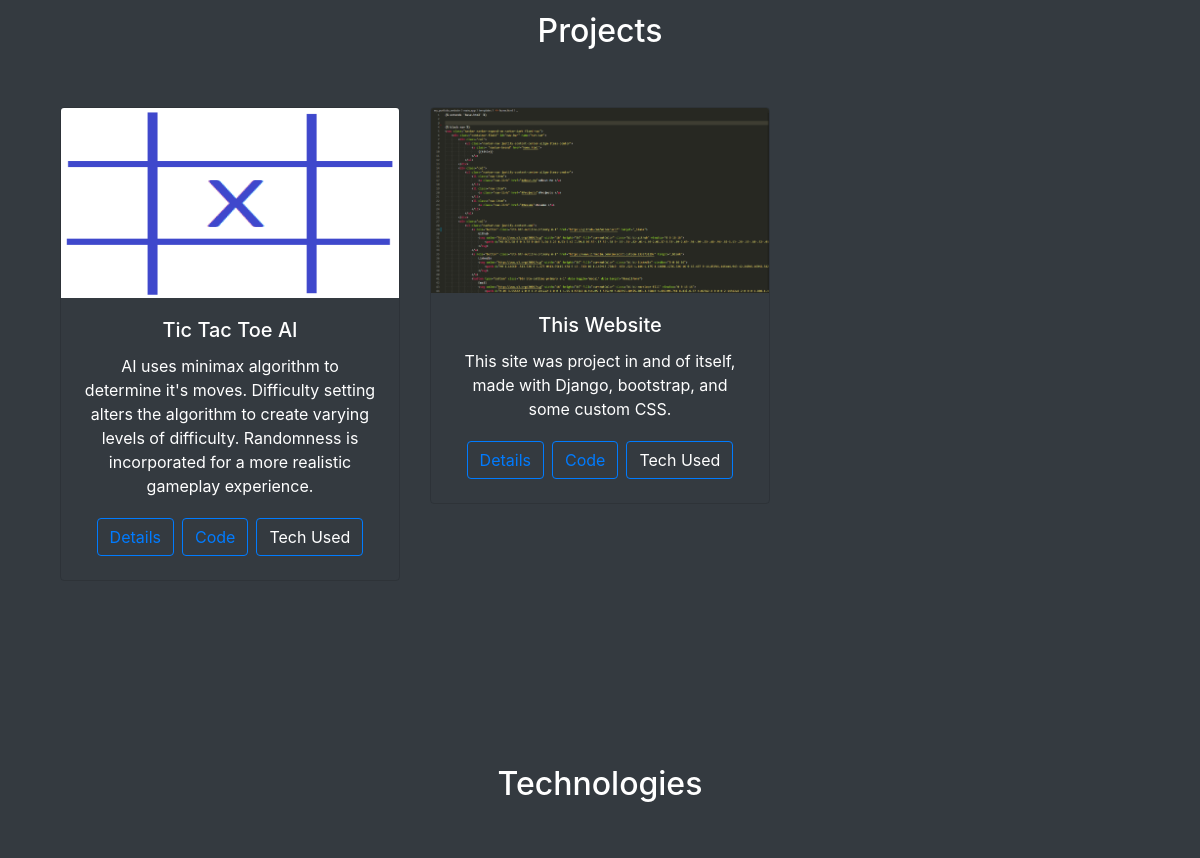
The app's page / (middle part), older data.
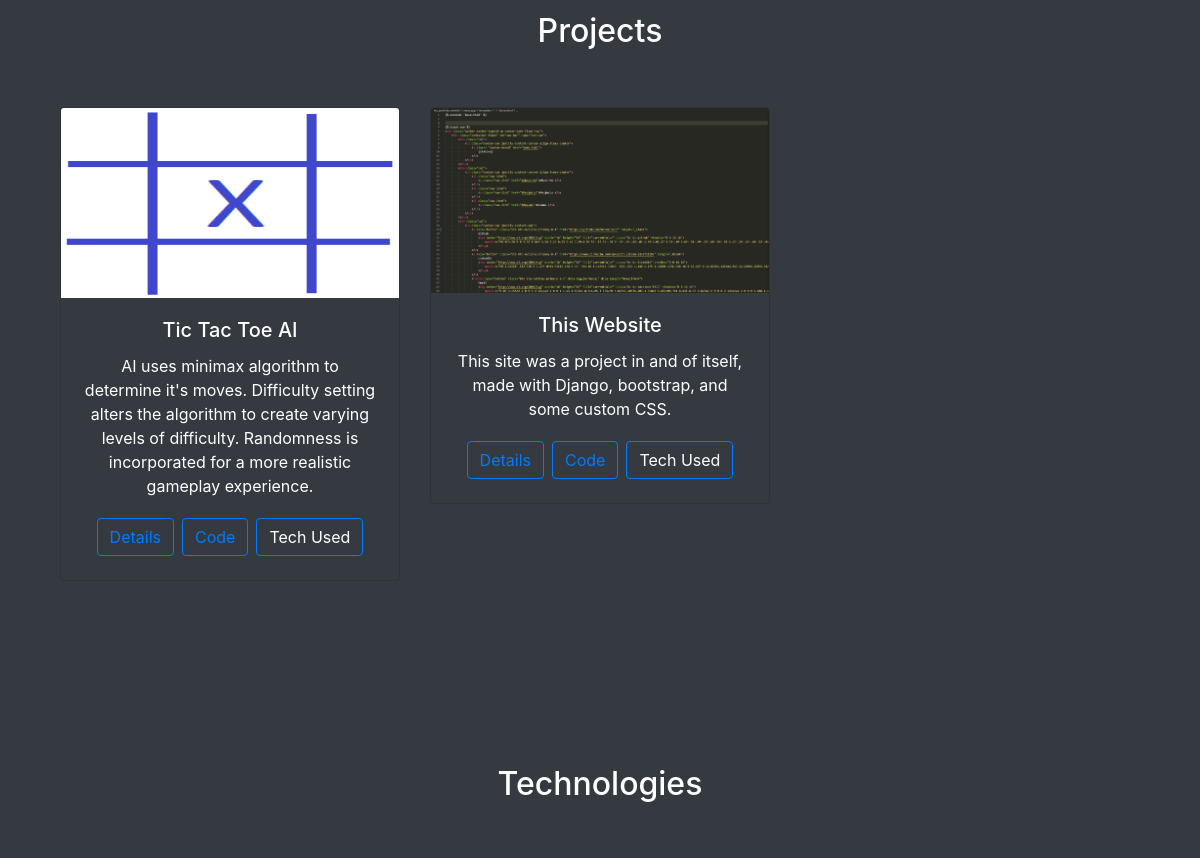
The same page, newer data.
### main_app/models.py (models this page shows, shortened)
class Project(models.Model):
    name = models.CharField(max_length=100)
    html = models.CharField(max_length=50)#text here will populate in html template, provides the detailed project description
    relevance = models.IntegerField()
    short_desc = models.CharField(max_length=280)
    repo = models.CharField(max_length=100)
    technologies = models.ManyToManyField(Technology)
    picture = models.ImageField()

### main_app/views.py (the view)
# urls.py: path("", views.home, name="home"),
def home(response):
    title = '''Scott Osteen's Portfolio'''
    projects = Project.objects.order_by('relevance')
    techs = Technology.objects.order_by('relevance')
    return render(response, 'home.html', {'title': title, 'projects': projects, 'techs': techs})#dictionary is used for passing things to html code

### main_app/models.py (called while the page is built)
    def __str__(self) -> str:
        return self.type

### main_app/templates/home.html (shortened to what this page needs)
{% extends 'base.html' %}
{% load static %}
{% block page_content %}
    <div class="container py-5">
    <h2 class="text-center py-5" id="Projects">Projects</h2>
        <div class="row">
            {% for project in projects %}
                <div class="col-sm-12 col-lg-4 mb-4">
                    <div class="card text-center bg-transparent text-white mb-3">
                        <img class="card-img-top h-25" src="{% static project.picture %}">
                        <div class="card-body d-flex flex-column">
                            <h5 class="card-title">{{ project.name }}</h5>
                            <p class="card-text">{{ project.short_desc }}</p>
                            <div class="row justify-content-center align-items-center">
                                <a href="{% url 'proj_page' project.name %}" class="btn btn-outline-primary m-1" style="margin: 0px 60px">
                                    Details
                                </a>
                                <a href={{project.repo}} target="_blank" class="btn btn-outline-primary m-1" style="margin: 0px 60px">
                                    Code
                                </a>
                                <a type="button" class="btn btn-outline-primary m-1" data-container="body" data-toggle="popover" data-placement="right" data-content={{project.technologies.all}} data-trigger="hover" style="margin: 0px 60px">
                                    Tech Used
                                </a>
                            </div>
                        </div>
                    </div>
                </div>
            {% endfor %}
        </div>
    </div>
    <div class="container py-5">
        <h2 class="text-center py-5" id="Technologies">Technologies</h2>
        </div>
{% endblock %}

Row changes from the older to the newer data that the page shows:
changed Project "This Website": short_desc "This site was project in and of itself, made with Django, bootstrap, and some custom CSS." → "This site was a project in and of itself, made with Django, bootstrap, and some custom CSS."
